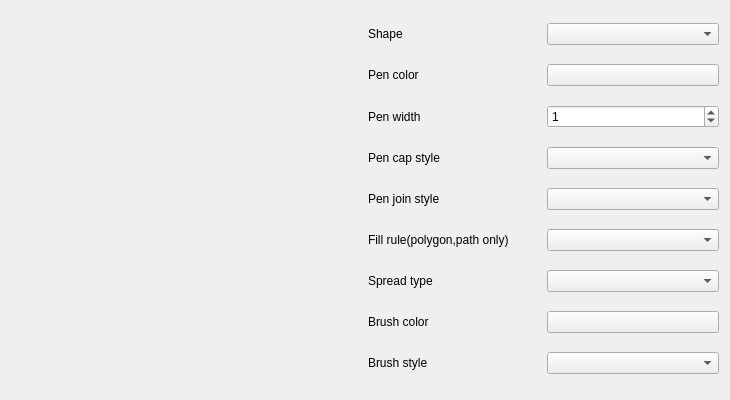
<?xml version="1.0" encoding="UTF-8"?>
<ui version="4.0">
 <class>painter_demo</class>
 <widget class="QWidget" name="painter_demo">
  <property name="geometry">
   <rect>
    <x>0</x>
    <y>0</y>
    <width>730</width>
    <height>400</height>
   </rect>
  </property>
  <property name="windowTitle">
   <string>painter_demo</string>
  </property>
  <layout class="QHBoxLayout" name="horizontalLayout">
   <item>
    <widget class="canvas" name="canvas_widget" native="true"/>
   </item>
   <item>
    <layout class="QGridLayout" name="gridLayout">
     <property name="spacing">
      <number>7</number>
     </property>
     <item row="0" column="0">
      <widget class="QLabel" name="shape_label">
       <property name="text">
        <string>Shape</string>
       </property>
      </widget>
     </item>
     <item row="0" column="1">
      <widget class="QComboBox" name="shape_box"/>
     </item>
     <item row="1" column="0">
      <widget class="QLabel" name="pen_color_label">
       <property name="text">
        <string>Pen color</string>
       </property>
      </widget>
     </item>
     <item row="1" column="1">
      <widget class="QPushButton" name="pen_color_box">
       <property name="autoFillBackground">
        <bool>true</bool>
       </property>
       <property name="text">
        <string/>
       </property>
      </widget>
     </item>
     <item row="2" column="0">
      <widget class="QLabel" name="pen_width_label">
       <property name="text">
        <string>Pen width</string>
       </property>
      </widget>
     </item>
     <item row="2" column="1">
      <widget class="QSpinBox" name="pen_width_box">
       <property name="value">
        <number>1</number>
       </property>
      </widget>
     </item>
     <item row="3" column="0">
      <widget class="QLabel" name="pen_capstyle_label">
       <property name="text">
        <string>Pen cap style</string>
       </property>
      </widget>
     </item>
     <item row="3" column="1">
      <widget class="QComboBox" name="pen_capstyle_box"/>
     </item>
     <item row="4" column="0">
      <widget class="QLabel" name="pen_joinstyle_label">
       <property name="text">
        <string>Pen join style</string>
       </property>
      </widget>
     </item>
     <item row="4" column="1">
      <widget class="QComboBox" name="pen_joinstyle_box"/>
     </item>
     <item row="5" column="0">
      <widget class="QLabel" name="fill_rule_label">
       <property name="text">
        <string>Fill rule(polygon,path only)</string>
       </property>
      </widget>
     </item>
     <item row="5" column="1">
      <widget class="QComboBox" name="fill_rule_box"/>
     </item>
     <item row="6" column="0">
      <widget class="QLabel" name="spread_label">
       <property name="text">
        <string>Spread type</string>
       </property>
      </widget>
     </item>
     <item row="6" column="1">
      <widget class="QComboBox" name="spread_box"/>
     </item>
     <item row="7" column="0">
      <widget class="QLabel" name="brush_color_label">
       <property name="text">
        <string>Brush color</string>
       </property>
      </widget>
     </item>
     <item row="7" column="1">
      <widget class="QPushButton" name="brush_color_box">
       <property name="autoFillBackground">
        <bool>true</bool>
       </property>
       <property name="text">
        <string/>
       </property>
      </widget>
     </item>
     <item row="8" column="0">
      <widget class="QLabel" name="brush_style_label">
       <property name="text">
        <string>Brush style</string>
       </property>
      </widget>
     </item>
     <item row="8" column="1">
      <widget class="QComboBox" name="brush_style_box"/>
     </item>
    </layout>
   </item>
  </layout>
 </widget>
 <customwidgets>
  <customwidget>
   <class>canvas</class>
   <extends>QWidget</extends>
   <header>canvas.h</header>
   <container>1</container>
  </customwidget>
 </customwidgets>
 <resources/>
 <connections/>
</ui>
